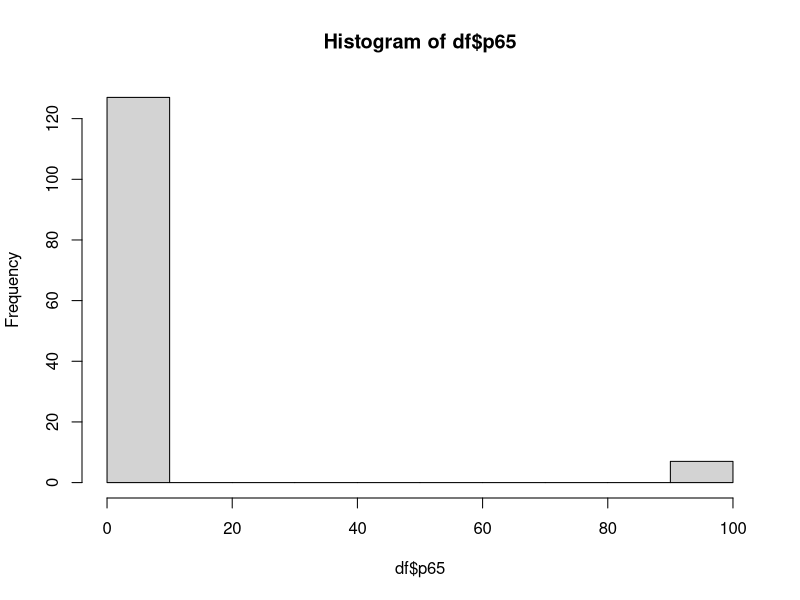
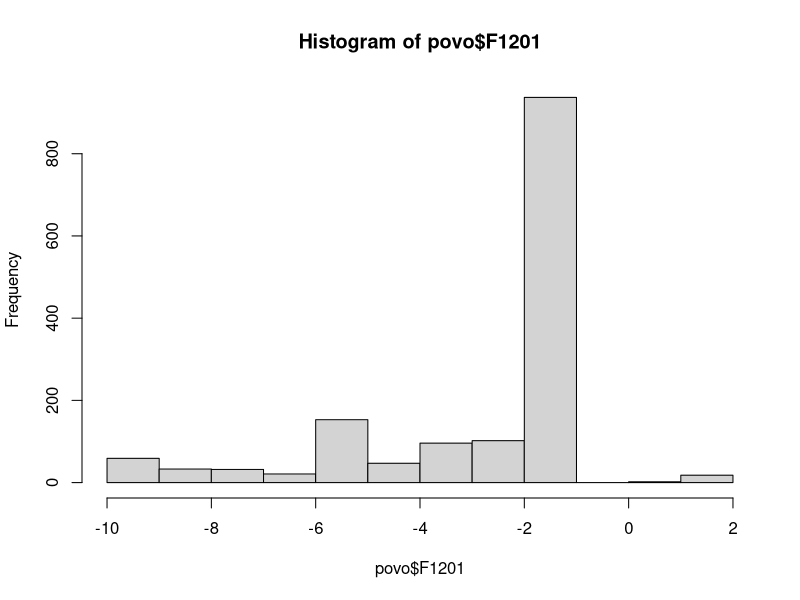
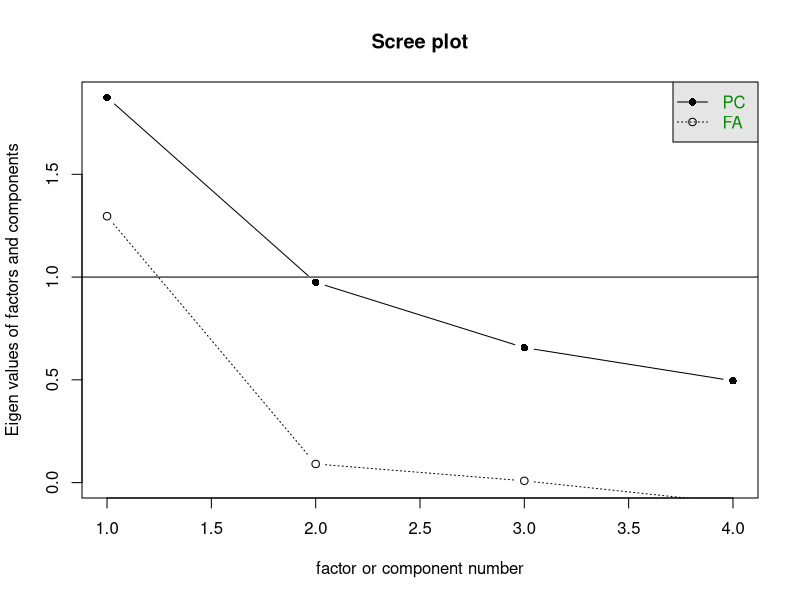

The R source for these figures, in order: (Note: this script raises an error after producing the figures.)
#2005-2006
library(dplyr)
library(ggplot2)
library(gridExtra)
library(readr)
library(labelled)
library(psych)
library(lavaan)
library(semTools)
rm(list=ls())
povo <- read_csv("df5.csv")
povo$E179WVS[is.na(povo$E179WVS)] <- -55
table(povo$E179WVS)# abaixo os com mais de 20 , falta ver se tem pelo menos 3 deputados
#partidos WVS
#76001	BRA:Brazilian Democratic Movement = + q 20
#76002	BRA:Workers´ Party = + q 20
#76003	BRA:Brazilian Social Democracy Party = + q 20
#76004	BRA:Democratic Labour Party = + q 20
#76006	BRA:Liberal Front / Democrats = + q 20
#76007	BRA:Brazilian Labour Party = + q 20
#76010  BRA: Green Party -= + q 20 - NÃO TEM DEPUTADOS SUFICIE
#76009	BRA:Communist Party of Brazil = + q 20 - MAS NÃO TEM DEPUTADOS SUFICIE
#76029	BRA:Socialism and Liberty Party = + q 20 - MAS NÃO TEM DEPUTADOS SUFICIE
library(haven)
dffull <-read_sav("BASEDATOS_BRASIL_55.sav")
df <- remove_labels(dffull)
print(dffull$partido)
table(df$partido)#abaixo mais q três
#1    PT = + q 3 
#2  PMDB = + q 3
#3   PFL = + q 3
#4    PP = + q 3- MAS NÃO TEM POVO SUFICIE
#5   PTB = + q 3
#6  PSDB = + q 3
#7    PL = + q 3 - MAS NÃO TEM POVO SUFICIE
#8   PPS = + q 3 - MAS NÃO TEM POVO SUFICIE
#9   PSB = + q 3 - MAS NÃO TEM POVO SUFICIE
#10   PDT = + q 3

df$partido -> df$partido_formatoriginal
#publico
povo$partido <- NA
povo$partido[povo$E179WVS == 76001] <- "PMDB"
povo$partido[povo$E179WVS == 76002] <- "PT"
povo$partido[povo$E179WVS == 76003] <- "PSDB"
povo$partido[povo$E179WVS == 76004] <- "PDT"
povo$partido[povo$E179WVS == 76006] <- "PFL"
povo$partido[povo$E179WVS == 76007] <- "PTB"
table(povo$partido, useNA = "always")
#elite
df$partido <- NA
# Substituindo valores específicos de acordo com a tabela fornecida
df$partido[df$partido_formatoriginal == 2] <- "PMDB"
df$partido[df$partido_formatoriginal == 1] <- "PT"
df$partido[df$partido_formatoriginal == 6] <- "PSDB"
df$partido[df$partido_formatoriginal == 10] <- "PDT"
df$partido[df$partido_formatoriginal == 3] <- "PFL"
df$partido[df$partido_formatoriginal == 5] <- "PTB"
table(df$partido, useNA="always")

table(povo$E036)
# Recodificação recodifiquei 1 e 2 como 1; 3 e 4 como 2; 5 e 6 como 3; 7 e 8 como 4; e 9 e 10 como 5
str(povo$E036)
povo$E036 <- cut(povo$E036, breaks = c(0, 2, 4, 6, 8, 10), labels = c(1, 2, 3, 4, 5), include.lowest = TRUE)
table(povo$E036)
#OBS
#Obs no arquivo criar base
#print(df7$E036)#valores positivos proESTADO - inverter!
povo$E036 <- as.numeric(povo$E036)
table(povo$E036, useNA = "always")
summary(povo$E036)
-1*povo$E036 -> povo$proMercado
print(dffull$p28)#nao tem missing
df$proMercado <- df$p28
df$proMercado <- scales::rescale(df$proMercado, to = c(0, 1))
povo$proMercado <- scales::rescale(povo$proMercado, to = c(0, 1))
table(df$proMercado, useNA = "always")
table(povo$proMercado, useNA = "always")
summary(df$proMercado)
summary(povo$proMercado)
#fundamentalismo
print(dffull$p60b)#10 máxima religiosidade-- posicao fundamentalista
print(dffull$p64)#10 posição liberal - SEM NA (divórcio) # 
print(dffull$p65)#10 contra aborto - posicao fundamentalista


hist(df$p65)

povo$F1201 <- -1*povo$F120
hist(povo$F1201)
df$p65[df$p65==99]<-NA
df$p64[df$p64== 99]<-NA
df$p64 <- -1*df$p64#inverter
df$p60b#NA já cadastrados
summary(df$p64)#poucos NA
summary(df$p65)#poucos NA
summary(df$p60b)#Muitos NAS nao usar 


df <- subset(df, select=c(p60b,p64,p65,proMercado))#remover NAS
summary(df)
df->dffull
complete5 <- function(...) {
  study <- dffull %>%
    select(...)
  
  return(study[complete.cases(study),])
}

df <- complete5(p60b,p64,p65,proMercado)#como nao tem NA no proMercado
summary(df)
scree(df[,1:4])
pcaelite <-psych::principal(df[,1:4],2)
pcaelite#PRA TESTAR

model <- '
  # Especificação do modelo fatorial
  LiberalFundamentalismo =~ p60b + p64 + p65
 
  # Especificação das variâncias dos erros
  p60b ~~ p60b
  p64 ~~ p64
  p65 ~~ p65


'
# Ajuste do modelo de CFA
fit <- cfa(model, data = df)

summary(fit)
semTools::fitmeasures(fit, c("tli", "cfi", "rmsea", "srmr"))#
scores <- lavPredict(fit)
scores[,1] -> df$fundamentalismo
#

rm(model,scores,fit)
table(df$partido)
df <- subset(df, select=c(proMercado,fundamentalismo))
#df$partido <- as.factor(df$partido)
df$fundamentalismo <- scales::rescale(df$fundamentalismo, to = c(0, 1))
#

povo <- subset(povo, select=c(F118,F120,F028,F121,proMercado,partido))
summary(povo)
table(povo$F118)
povo$F118[povo$F118<0]<-NA
povo$F120[povo$F120<0]<-NA
povo$F121[povo$F121<0]<-NA
povo$F028[povo$F028<0]<-NA



#ver sentido das questões
#Obs no arquivo criar base
#sentidos originais das questões
#print(df7$F118)#liberal (valores positivos)CasGay
#print(df7$F120)#liberal (valores positivos)Aborto
#print(df7$F028)#valores positivos pouca religiosidade
#print(df7$F121)#valores positivos liberal (divorce)
#todos os valores positivos são liberal, basta inverter no score
#inverter no score(lembrete 1)


povofull <- povo


complete52 <- function(...) {
  study <- povofull %>%
    select(...)
  
  return(study[complete.cases(study),])
}

povo <- complete52(F118,F120,F028,F121,proMercado)#como nao tem NA no proMercado
summary(povo)


scree(povo[,1:5])

pcapovo <-psych::principal(povo[,1:5],2)

pcapovo

model <- '
  # Especificação do modelo fatorial
  LiberalFundamentalismo =~ F118+F120+F028+F121

  # Especificação das variâncias dos erros
  F118 ~~ F118
  F121 ~~ F121
  F028 ~~ F028
  F120 ~~ F120

'
# Ajuste do modelo de CFA
fit <- cfa(model, data = povo)

summary(fit)
semTools::fitmeasures(fit, c("tli", "cfi", "rmsea", "srmr"))#
scores <- lavPredict(fit)
povo$fundamentalismo <- -1*scores[,1]#inverter (lembrete 1)
#

rm(model,scores,fit)
#table(povo$partido)
povo <- subset(povo, select=c(proMercado,fundamentalismo))
#povo$partido <- as.factor(povo$partido)
povo$fundamentalismo <- scales::rescale(povo$fundamentalismo, to = c(0, 1))

summary(povo)
summary(df)
#
options(scipen = 999)
# Realizar o teste t para a variável "fundamentalismo"
t_test_fundamentalismo <- t.test(df$fundamentalismo, povo$fundamentalismo)

# Realizar o teste t para a variável "proMercado"
t_test_proMercado <- t.test(df$proMercado, povo$proMercado)

# Exibir os resultados
print(t_test_fundamentalismo)
print(t_test_proMercado)
